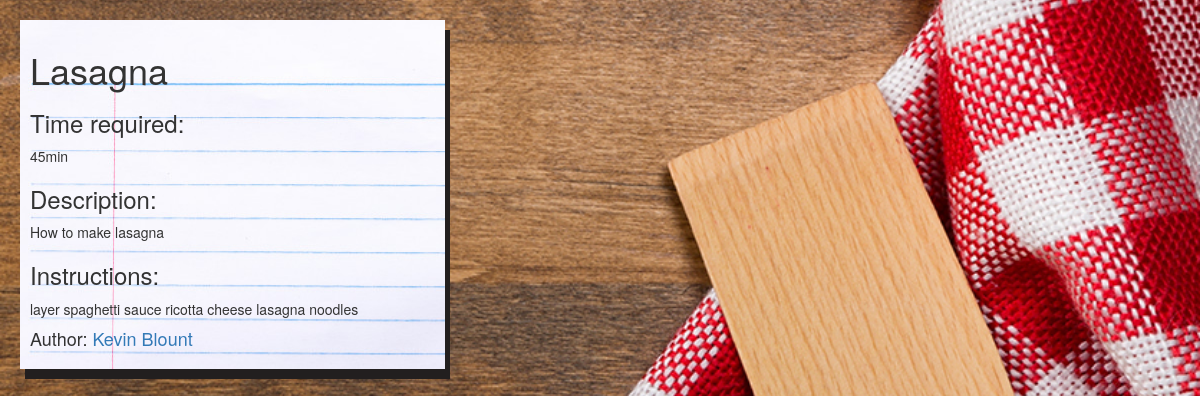
Screenshot of /recipe/6/ with the database file from the repository.
### recipes/models.py (models this page shows)
class Recipe(models.Model):
    title = models.CharField(max_length=50)
    author = models.ForeignKey(Author, on_delete=models.CASCADE)
    description = models.TextField()
    time_required = models.CharField(max_length=80)
    instructions = models.TextField()
    def __str__(self):
        return self.title

class Author(models.Model):
    name = models.CharField(max_length=100)
    bio = models.TextField()
    def __str__(self):
        return self.name

### recipes/views.py (the view)
# urls.py: path('recipe/<int:recipe_id>/', recipe_detail_view),
def recipe_detail_view(request, recipe_id):
    my_recipe = Recipe.objects.filter(id=recipe_id).first()
    return render(request, 'recipe_detail.html', {"recipe": my_recipe})

### templates/recipe_detail.html
{% extends 'base.html' %}
{% block content %}
<div class="notebook-container">
<h1>{{recipe}}</h1>
<h3>Time required: </h3><p>{{ recipe.time_required }}</p>
<h3>Description: </h3><p>{{ recipe.description }}</p>
<h3>Instructions: </h3><p>{{ recipe.instructions }}</p>
<h4>Author: <a href="/author/{{recipe.author.id}}">{{recipe.author}}</a></h4>
</div>
{% endblock %}

### recipes/static/css/style.css (style rules this page uses)
body { background: url("/static/images/recipe_bg.jpg") no-repeat center center fixed; background-size: cover; height: 100%; overflow: hidden; }
.notebook-container { background-image: url("/static/images/notebook.jpg"); background-color: green; height: auto; width: 425px; padding: 10px; margin: 20px; box-shadow: 5px 10px #221f1f; }

### rows the page displays
Recipe: title "Lasagna", time_required "45min", description "How to make lasagna", instructions "layer spaghetti sauce ricotta cheese lasagna noodles", author "Kevin Blount"
